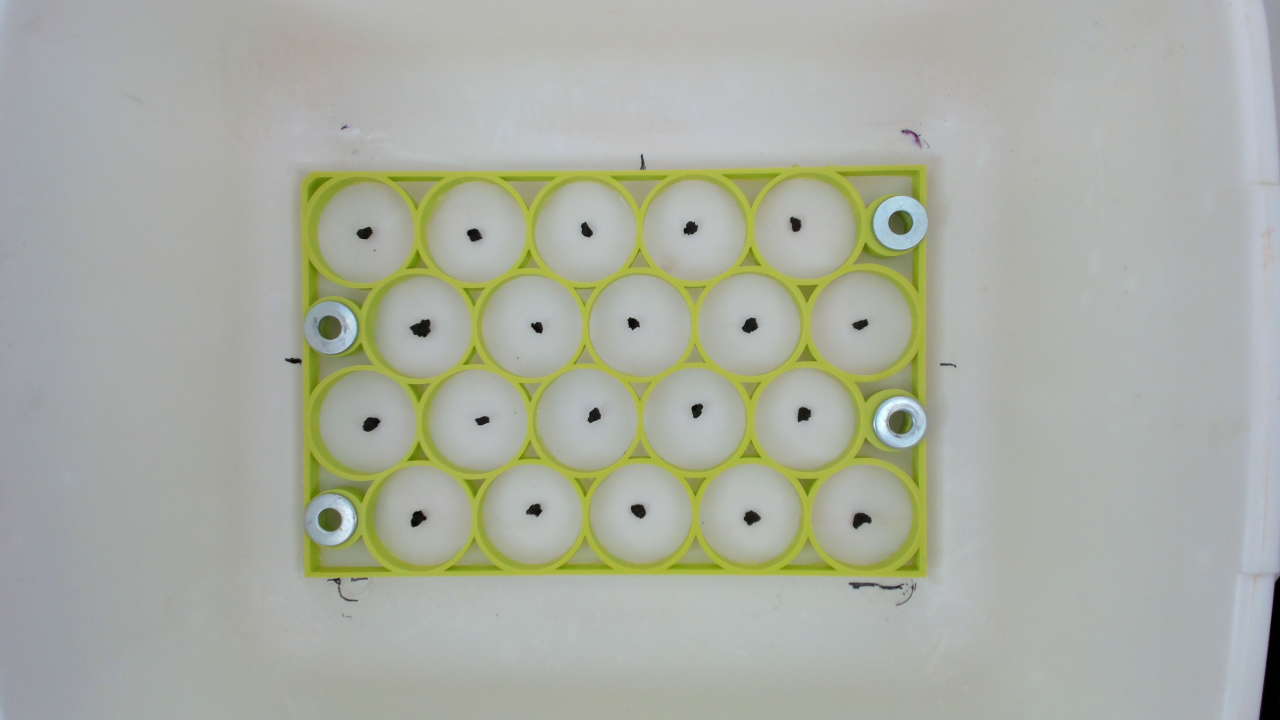
#> input picture data/input/WIN_20230322_15_12_51_Pro.jpg, 3840 x 2160 px (shown at 1/3 size); its folder holds only this picture in this run
$ jupyter execute --allow-errors PySlake.ipynb
#> lines starting #> are read from the running program, lines starting #| are printed output that depends on the picture; after the words box and inside, x2 and y2 are one past the last pixel; in counts of white or black regions, pixels touching at a corner belong together
[cell 1]
import os
import numpy as np
import pandas as pd
import cv2
from matplotlib import pyplot as plt
from scipy import spatial
import scipy.constants
from scipy.constants import pi
import logging
import traceback
import time
import glob
logging.basicConfig(level=logging.INFO)

[cell 2]
# [5 lines left out: function within, not called in this run]

[cell 3]
# [11 lines left out: function nearest_cell, not called in this run]

[cell 4]
# [21 lines left out: function cell_ids, not called in this run]

[cell 5]
p_raw = '../data/input'
p_work = '../data/output'
ncells=20
D=45
A_mm2=D**2*pi/4

t=[]
labels_t = []
matches_t = []
areas_t = []
circles_t = []
D_t = []
for f in os.listdir(p_raw):
    if '.csv' in f:
        cell_labels = pd.read_csv(os.path.join(p_raw,f))
j = 0
images = glob.glob(os.path.join(p_raw,'*.jpg'))

[cell 6]
for f in np.sort(images):
    param2 = 20
    param1 = 400
    minspace=270
    ksize=15

    method = cv2.HOUGH_GRADIENT
    logging.info(f)
    img = cv2.imread(f)
#> img is the input picture: shape (2160, 3840, 3); mean B, G, R 162.4, 173.9, 170.1
    b,g,r = cv2.split(img)
    b = cv2.GaussianBlur(b,(ksize,ksize),1)
    retb,bt = cv2.threshold(b,100,255,cv2.THRESH_BINARY_INV+cv2.THRESH_OTSU)
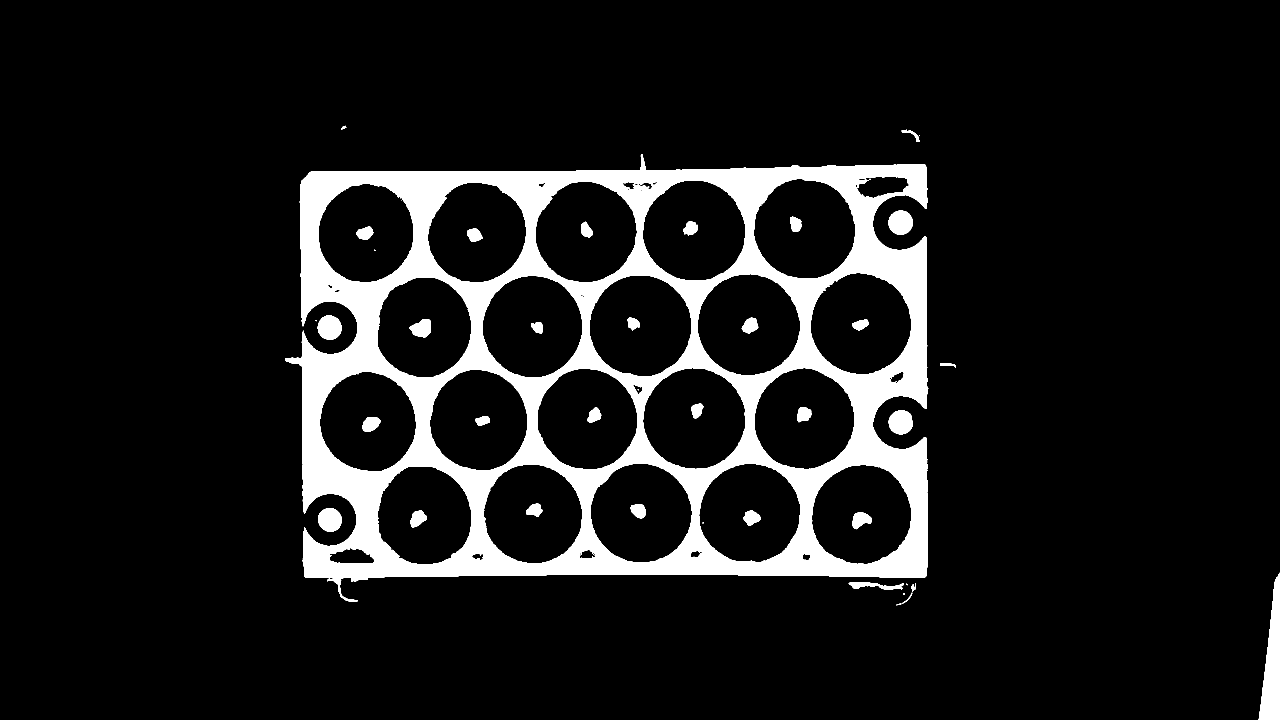
#> bt: shape (2160, 3840) (shown at 1/3 size); 10.3% white; 45 white regions (11 under 20 px), largest, box (x1, y1, x2, y2) and area: (855, 462, 2785, 1804) 793253, (3776, 1718, 3840, 2160) 16265, (2665, 632, 2739, 704) 4179
#> retb = 122
    h,s,v = cv2.split(cv2.cvtColor(img,cv2.COLOR_BGR2HSV))
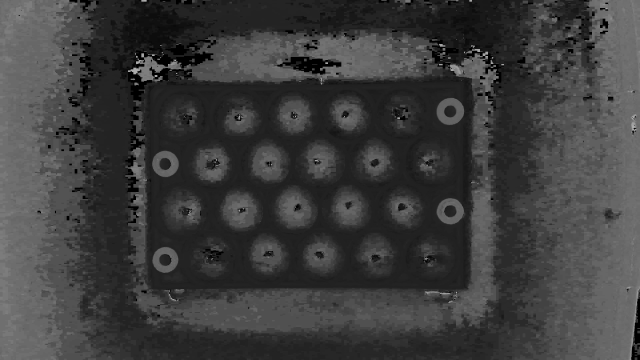
#> h: shape (2160, 3840) (shown at 1/6 size); min 0, max 179, mean 61.4
    thresh = cv2.adaptiveThreshold(v,255,cv2.ADAPTIVE_THRESH_MEAN_C,cv2.THRESH_BINARY_INV,int(int(minspace)*2+1),35)
#> thresh: shape (2160, 3840); 1.5% white; 521 white regions (384 under 20 px)
    plt.imshow(thresh)
    plt.show()
    bt = bt-thresh
    plt.imshow(bt)
    plt.show()
    bt_cnt, hierarchy = cv2.findContours(image=bt, mode=cv2.RETR_TREE, method=cv2.CHAIN_APPROX_NONE)
#> bt_cnt = 1698 contours, 1548 with area under 20; largest, box (x1, y1, x2, y2) and area: (897, 493, 2785, 1737) 2186823, (1767, 825, 2075, 1130) 73300, (2092, 821, 2401, 1127) 73266, (1928, 1103, 2237, 1408) 73004, (1927, 540, 2238, 843) 72902
    cnt = max(bt_cnt, key=cv2.contourArea)
#> cnt = contour of 9192 points, box (x1, y1, x2, y2) (897, 493, 2785, 1737), area 2186823
    x,y,w,h = cv2.boundingRect(cnt)
#> x = 897; y = 493; w = 1888; h = 1244
    x = x-20
#> x = 877
    y = y-20
#> y = 473
    w = w+40
#> w = 1928
    h = h+40
#> h = 1284
    cv2.rectangle(img, (x,y), (x+w, y+h), (0,255,0), 15)
    plt.imshow(img)
    plt.show()
    bt = bt[y:y+h, x:x+w]
#> bt: shape (1284, 1928)
    img = img[y:y+h, x:x+w,:]
#> img: shape (1284, 1928, 3)
    try:
        _,_,v = cv2.split(cv2.cvtColor(img,cv2.COLOR_BGR2HSV))
#> v: shape (1284, 1928)
        retv,thresh = cv2.threshold(v,100,255,cv2.THRESH_BINARY_INV+cv2.THRESH_OTSU)
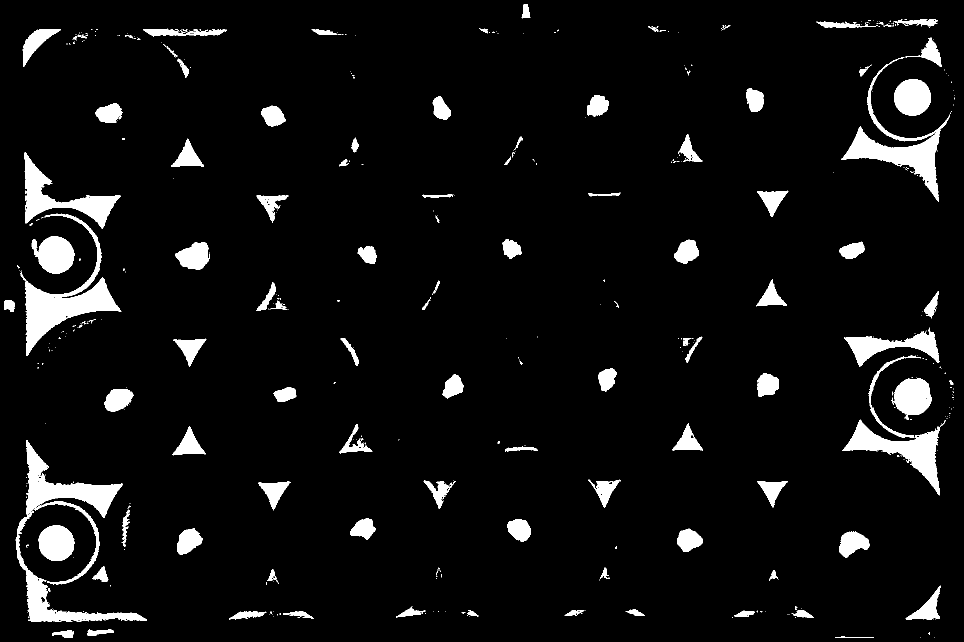
#> thresh: shape (1284, 1928) (shown at 1/2 size); 6% white; 468 white regions (360 under 20 px), largest, box (x1, y1, x2, y2) and area: (31, 880, 294, 1244) 16015, (41, 427, 243, 711) 13107, (1683, 114, 1900, 404) 10618
#> retv = 143
        circles = cv2.HoughCircles(bt,method,2,minspace,param1=param1,param2=param2,minRadius=int(minspace/2),maxRadius=int(minspace/2+20))
#> circles = 24 rows, first 8: [1367, 501, 151.6], [1207, 783, 151.6], [1535, 787, 149.4], [1045, 505, 151.6], [1047, 1067, 148.6], [885, 787, 149.4], [879, 221, 151.6], [721, 507, 151.2]
        try:
            #adaptive parameter selection
            outer_max  = 5
            ot = 0
            while circles.shape[1]!=ncells and ot<outer_max:
                itermax = 40
                it = 0
                while circles.shape[1]!=ncells and it<itermax:
                    if circles.shape[1]<ncells:
                        param1=param1-1
                        circles = cv2.HoughCircles(bt,method,2,minspace,param1=param1,param2=param2,minRadius=int(minspace/2),maxRadius=int(minspace/2+20))

                    if circles.shape[1]>ncells:
                        param1=param1+1
                        circles = cv2.HoughCircles(bt,method,2,minspace,param1=param1,param2=param2,minRadius=int(minspace/2),maxRadius=int(minspace/2+20))

                    it=it+1
                itermax = param2-2
                it = 0
                while circles.shape[1]!=ncells and it<itermax:
                    if circles.shape[1]<ncells:
                        param2=param2-1
                        circles = cv2.HoughCircles(bt,method,2,minspace,param1=param1,param2=param2,minRadius=int(minspace/2),maxRadius=int(minspace/2+20))

                    if circles.shape[1]>ncells:
                        param2=param2+1
                        circles = cv2.HoughCircles(bt,method,2,minspace,param1=param1,param2=param2,minRadius=int(minspace/2),maxRadius=int(minspace/2+20))

                    it=it+1
                itermax = 10
                it = 0
                while circles.shape[1]!=ncells and it<itermax:
                    if circles.shape[1]<ncells:
                        minspace=minspace-2
                        circles = cv2.HoughCircles(bt,method,2,minspace,param1=param1,param2=param2,minRadius=int(minspace/2),maxRadius=int(minspace/2+20))

                    if circles.shape[1]>ncells:
                        minspace=minspace+2
                        circles = cv2.HoughCircles(bt,method,2,minspace,param1=param1,param2=param2,minRadius=int(minspace/2),maxRadius=int(minspace/2+20))

                    it=it+1
                ot=ot+1
#> after the loop, circles = 20 rows, first 8: [1367, 501, 151.6], [1207, 783, 151.6], [1535, 787, 149.4], [1045, 505, 151.6], [1047, 1067, 148.6], [885, 787, 149.4], [879, 221, 151.6], [721, 507, 151.2]; minspace = 270; ot = 1; param1 = 440; param2 = 31

            circles = np.uint16(np.around(circles))
#> circles = 20 rows, first 8: [1367, 501, 152], [1207, 783, 152], [1535, 787, 149], [1045, 505, 152], [1047, 1067, 149], [885, 787, 149], [879, 221, 152], [721, 507, 151]
            for i in circles[0,:]:
                # draw the outer circle
                cv2.circle(img,(i[0],i[1]),i[2],(0,0,255),5)
#> this loop made 20 passes
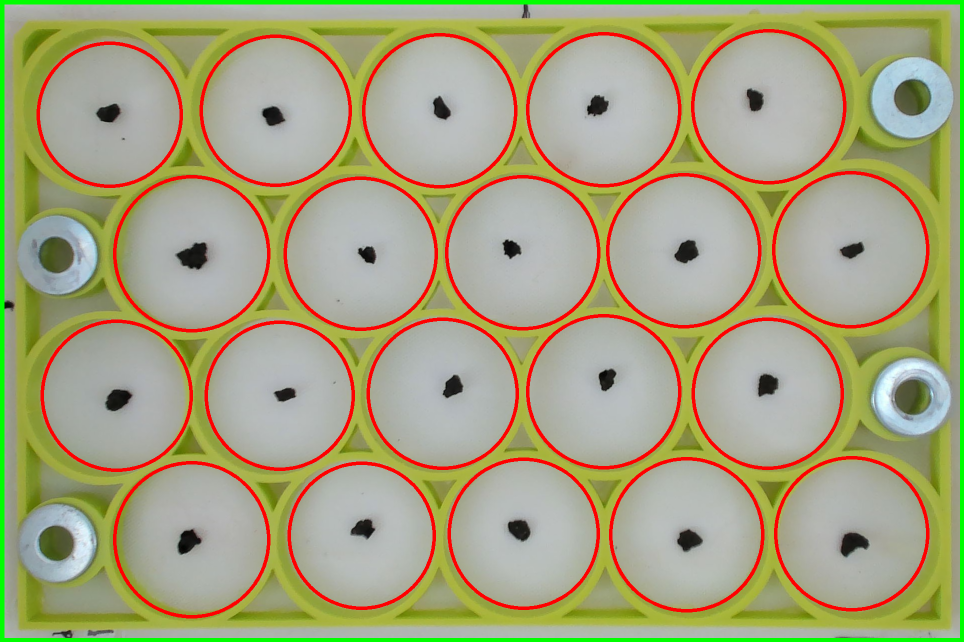
#> img: shape (1284, 1928, 3) (shown at 1/2 size); mean B, G, R 125.5, 163.1, 165.5

            D_pix = 2*np.median(circles[0,:,2])
#> D_pix = 304
            A_pix = D_pix**2*pi/4
#> A_pix = 72583.4
            A_convert = A_mm2/A_pix
#> A_convert = 0.0219
            idx,cdf,labels = cell_ids(circles,cell_labels)

            contours, hierarchy = cv2.findContours(image=thresh, mode=cv2.RETR_TREE, method=cv2.CHAIN_APPROX_NONE)
            # draw contours on the original image
            cv2.drawContours(image=img, contours=contours, contourIdx=-1, color=(255, 0, 0), thickness=5, lineType=cv2.LINE_AA)

            centers = []
            A = []
            for c in contours:
                # compute the center of the contour
                M = cv2.moments(c)
                if M["m00"]>0:
                    cX = int(M["m10"] / M["m00"])
                    cY = int(M["m01"] / M["m00"])
                    centers.append(np.array([cX,cY]))
                    A.append(M["m00"]*A_convert)

            cells_idx = nearest_cell(circles,centers)
            labels = labels.merge(cells_idx, how="outer", on="circle_index")

            #maps areas to cells
            A_agg = np.zeros(len(labels["agg_index"].values))*np.nan
            for idx, agid in enumerate(labels["agg_index"].values):
                if not np.isnan(agid): A_agg[idx] = A[int(agid)]

            labels["area"] = A_agg

            if not os.path.isdir(p_work): os.mkdir(os.path.join(p_work))
            fout = os.path.join(p_work,f.split('.')[2].split('/')[3]+'_labeled.jpg')
            cv2.imwrite(fout,img)

            plt.imshow(img)
            plt.show()

            labels=labels.groupby(['Column','Row','Well','Sample','Rep']).aggregate(func=sum).drop(columns=['circle_index','agg_index'])
            matches_t.append(cells_idx)
            areas_t.append(A)
            circles_t.append(circles)
            labels_t.append(labels)
            D_t.append(D_pix)
            t.append(pd.to_datetime("".join(f.split('.')[2].split('/')[3][4:21].split('_'))))
            j = j+1

        except Exception as e:
            print(e)
            plt.subplot(121)
            plt.imshow(bt)
            plt.subplot(122)
            plt.imshow(img)
            plt.show()
    except Exception as e:
        print(e)
        plt.imshow(bt)
        plt.show()

[cell 7]
labels_t=[labels_t[i] for i in np.argsort(t)]
#> labels_t = []
t = np.sort(t)
#> t = empty array
#> (the rest of this cell did not finish here and is left out)

$ run again, on data/input/WIN_20230322_15_14_20_Pro.jpg
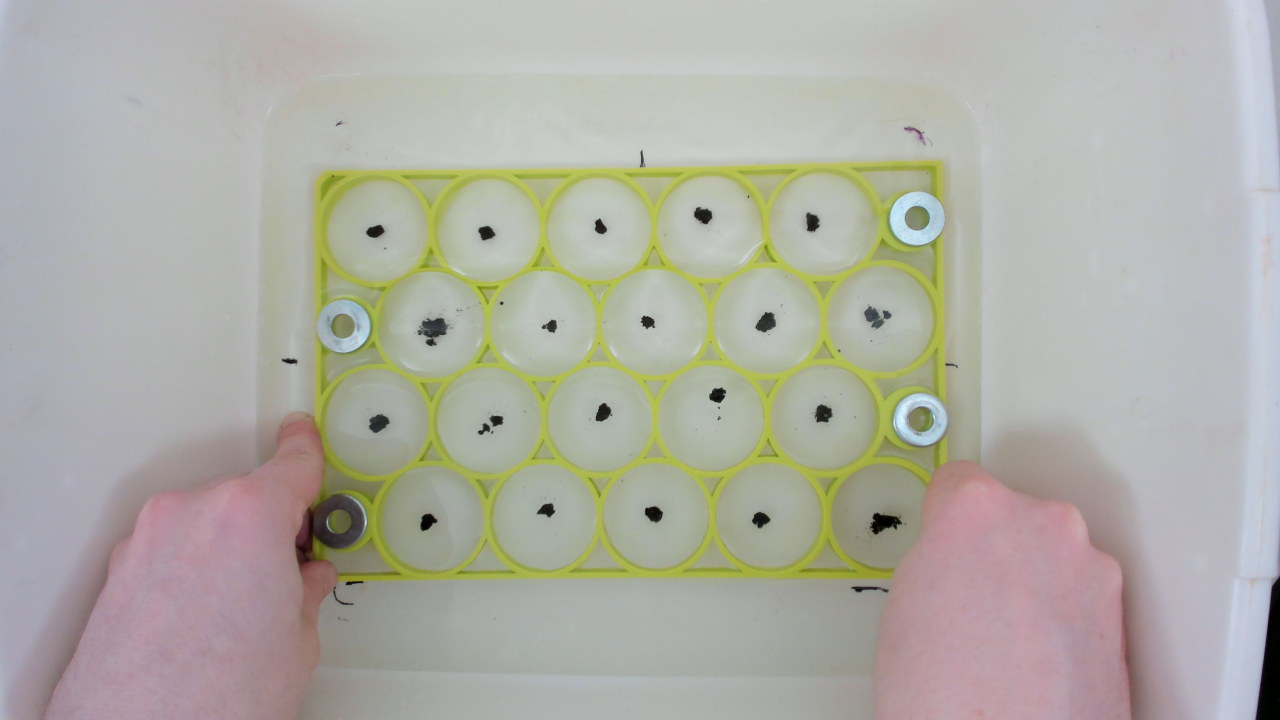
#> input picture data/input/WIN_20230322_15_14_20_Pro.jpg, 3840 x 2160 px (shown at 1/3 size)
#> img is the input picture: shape (2160, 3840, 3); mean B, G, R 164.5, 173.9, 175.1
#> `retb,bt = cv2.threshold(b,100,255,cv2.THRESH_BINARY_INV+cv2.THRESH_OTSU)`:
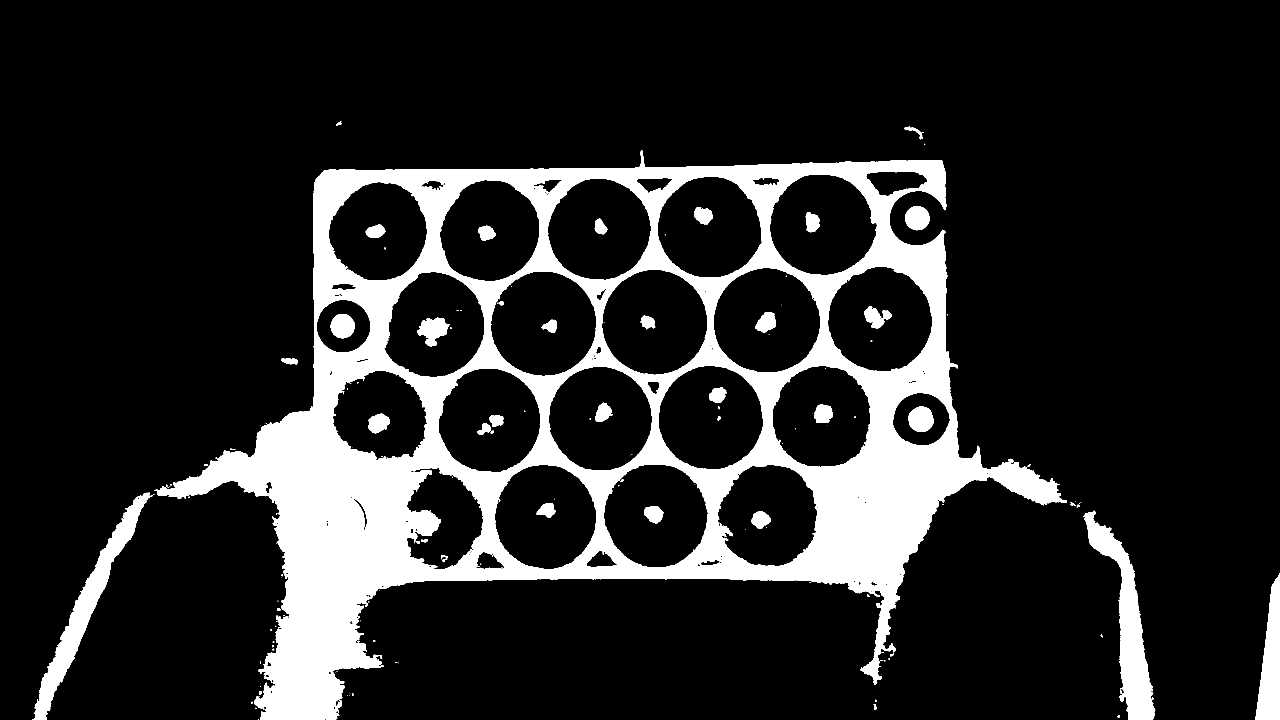
#> bt: shape (2160, 3840) (shown at 1/3 size); 15.4% white; 155 white regions (96 under 20 px), largest, box (x1, y1, x2, y2) and area: (466, 451, 3200, 2160) 1123159, (3250, 1532, 3466, 2160) 40100, (97, 1477, 458, 2160) 36046
#> retb = 137
#> bt_cnt = 1487 contours, 1329 with area under 20; largest, box (x1, y1, x2, y2) and area: (466, 480, 3200, 2160) 2542336, (2140, 803, 2462, 1119) 79226, (1805, 808, 2124, 1126) 78560, (1472, 813, 1790, 1129) 78254, (1975, 1097, 2291, 1410) 76875
#> cnt = contour of 11521 points, box (x1, y1, x2, y2) (466, 480, 3200, 2160), area 2542336
#> `x,y,w,h = cv2.boundingRect(cnt)`: x = 466; y = 480; w = 2734; h = 1680
#> `x = x-20`: x = 446
#> `y = y-20`: y = 460
#> `w = w+40`: w = 2774
#> `h = h+40`: h = 1720
#> retv = 163
#> `circles = cv2.HoughCircles(bt,method,2,minspace,param1=param1,param2=p..`: circles = 27 rows, first 8: [1523, 1085, 153.8], [1353, 793, 153.8], [1683, 223, 153.8], [1191, 1093, 153.8], [2193, 497, 153.8], [853, 517, 153.8], [1023, 803, 153.8], [1023, 229, 149.4]
#> after the loop `while circles.shape[1]!=ncells and ot<outer_max:`: circles = 20 rows, first 8: [1189, 1093, 152.8], [1357, 797, 152.8], [1349, 229, 152.8], [1679, 219, 152.8], [1523, 1085, 152.8], [1023, 803, 152.8], [2015, 213, 152.8], [1681, 795, 152.8]; minspace = 268; ot = 1; param1 = 440; param2 = 28
#> `circles = np.uint16(np.around(circles))`: circles = 20 rows, first 8: [1189, 1093, 153], [1357, 797, 153], [1349, 229, 153], [1679, 219, 153], [1523, 1085, 153], [1023, 803, 153], [2015, 213, 153], [1681, 795, 153]
#> the loop `for i in circles[0,:]:` made 20 passes
#> after the loop `for i in circles[0,:]:`:
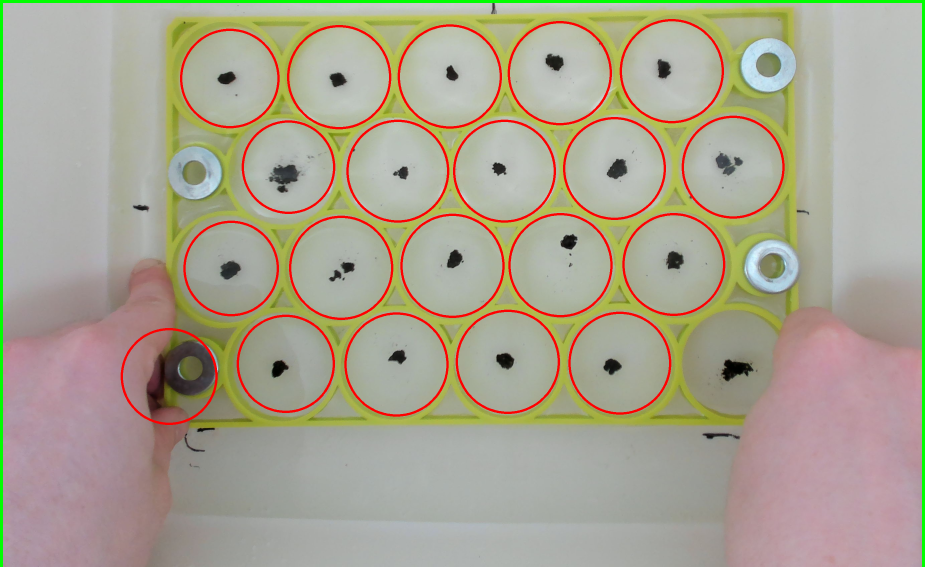
#> img: shape (1700, 2774, 3) (shown at 1/3 size); mean B, G, R 143.6, 163.8, 169.5
#> D_pix = 302
#> A_pix = 71631.5
#> A_convert = 0.0222
#> labels_t = []
#> t = empty array
